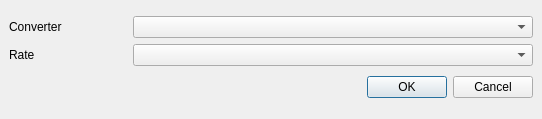
<ui version="4.0" >
 <author></author>
 <comment></comment>
 <exportmacro></exportmacro>
 <class>QRateDialog</class>
 <widget class="QDialog" name="QRateDialog" >
  <property name="geometry" >
   <rect>
    <x>0</x>
    <y>0</y>
    <width>542</width>
    <height>119</height>
   </rect>
  </property>
  <property name="contextMenuPolicy" >
   <enum>Qt::NoContextMenu</enum>
  </property>
  <property name="windowTitle" >
   <string>HW device properties</string>
  </property>
  <property name="windowIcon" >
   <iconset/>
  </property>
  <property name="modal" >
   <bool>true</bool>
  </property>
  <layout class="QGridLayout" >
   <property name="margin" >
    <number>9</number>
   </property>
   <property name="spacing" >
    <number>6</number>
   </property>
   <item row="0" column="0" >
    <layout class="QVBoxLayout" >
     <property name="margin" >
      <number>0</number>
     </property>
     <property name="spacing" >
      <number>6</number>
     </property>
     <item>
      <layout class="QHBoxLayout" >
       <property name="margin" >
        <number>0</number>
       </property>
       <property name="spacing" >
        <number>6</number>
       </property>
       <item>
        <widget class="QLabel" name="label_5" >
         <property name="text" >
          <string>Converter</string>
         </property>
         <property name="buddy" >
          <cstring>alConverter</cstring>
         </property>
        </widget>
       </item>
       <item>
        <widget class="QComboBox" name="alConverter" >
         <property name="minimumSize" >
          <size>
           <width>400</width>
           <height>0</height>
          </size>
         </property>
        </widget>
       </item>
      </layout>
     </item>
     <item>
      <layout class="QHBoxLayout" >
       <property name="margin" >
        <number>0</number>
       </property>
       <property name="spacing" >
        <number>6</number>
       </property>
       <item>
        <widget class="QLabel" name="label_6" >
         <property name="text" >
          <string>Rate</string>
         </property>
         <property name="buddy" >
          <cstring>alRate</cstring>
         </property>
        </widget>
       </item>
       <item>
        <widget class="QComboBox" name="alRate" >
         <property name="minimumSize" >
          <size>
           <width>400</width>
           <height>0</height>
          </size>
         </property>
        </widget>
       </item>
      </layout>
     </item>
     <item>
      <layout class="QHBoxLayout" >
       <property name="margin" >
        <number>0</number>
       </property>
       <property name="spacing" >
        <number>6</number>
       </property>
       <item>
        <spacer>
         <property name="orientation" >
          <enum>Qt::Horizontal</enum>
         </property>
         <property name="sizeHint" >
          <size>
           <width>131</width>
           <height>31</height>
          </size>
         </property>
        </spacer>
       </item>
       <item>
        <widget class="QPushButton" name="okButton" >
         <property name="text" >
          <string>OK</string>
         </property>
        </widget>
       </item>
       <item>
        <widget class="QPushButton" name="cancelButton" >
         <property name="text" >
          <string>Cancel</string>
         </property>
        </widget>
       </item>
      </layout>
     </item>
    </layout>
   </item>
  </layout>
 </widget>
 <layoutdefault spacing="6" margin="9" />
 <pixmapfunction></pixmapfunction>
 <tabstops>
  <tabstop>alConverter</tabstop>
  <tabstop>alRate</tabstop>
  <tabstop>okButton</tabstop>
  <tabstop>cancelButton</tabstop>
 </tabstops>
 <resources/>
 <connections>
  <connection>
   <sender>okButton</sender>
   <signal>clicked()</signal>
   <receiver>QRateDialog</receiver>
   <slot>accept()</slot>
   <hints>
    <hint type="sourcelabel" >
     <x>437</x>
     <y>107</y>
    </hint>
    <hint type="destinationlabel" >
     <x>96</x>
     <y>118</y>
    </hint>
   </hints>
  </connection>
  <connection>
   <sender>cancelButton</sender>
   <signal>clicked()</signal>
   <receiver>QRateDialog</receiver>
   <slot>reject()</slot>
   <hints>
    <hint type="sourcelabel" >
     <x>530</x>
     <y>107</y>
    </hint>
    <hint type="destinationlabel" >
     <x>179</x>
     <y>118</y>
    </hint>
   </hints>
  </connection>
 </connections>
</ui>
